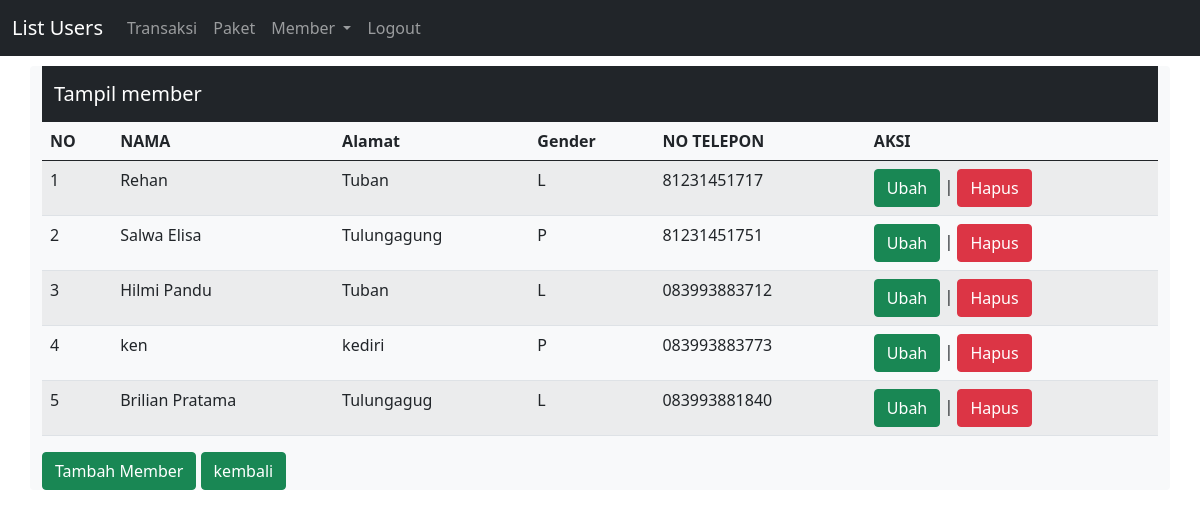
Screenshot of /tampil_member.php (signed in) with the database file from the repository.
### tables this page shows
CREATE TABLE `member` (
  `id_member` int(11) NOT NULL,
  `nama` varchar(100) NOT NULL,
  `alamat` text NOT NULL,
  `gender` enum('L','P') NOT NULL,
  `tlp` varchar(15) NOT NULL
);

### tampil_member.php (the view, shortened to what this page needs)
<html>
    <head>
        <link
    href="https://cdn.jsdelivr.net/npm/bootstrap@5.0.1/dist/css/bootstrap.min.css"
    rel="stylesheet"
>
    </head>
    <body>
        <?php
        include "header.php"
        ?>
    <nav class="navbar navbar-dark bg-dark">
                    <div class="container-fluid">
                    <a class="navbar-brand">Tampil member</a>
            </div>
            </nav>
        <table class="table table-hover table-striped">
            <thead>
                <tr>
                    <th>NO</th><th>NAMA<th>Alamat</th>
                    <th>Gender</th><th>NO TELEPON</th><th>AKSI</th>
                </tr>
            </thead>
            <tbody>
                <?php
                include "config.php";
                $qry_member=mysqli_query($conn,"select * from member");
                $no=0;
                while($data_member=mysqli_fetch_array($qry_member)){
                $no++;?>
                <tr>
                    <td><?=$no?></td>
                    <td><?=$data_member['nama']?></td>
                    <td><?=$data_member['alamat']?></td>
                    <td><?=$data_member['gender']?></td>
                    <td><?=$data_member['tlp']?></td>
                    <td><a href="ubah_member.php?id=<?=$data_member['id_member']?>"
                    class="btn btn-success">Ubah</a> | <a
                    href="hapus_member.php?id=<?=$data_member['id_member']?>"
                    onclick="return confirm('Apakah Anda yakin menghapus data ini?')"
                    class="btn btn-danger">Hapus</a></td>
                </tr>
                <?php
                }
                ?>
            </tbody>
        </table>
        <a href="Tambah_member.php"
                    class="btn btn-success">Tambah Member</a>
                <?php
                if($_SESSION['role']=='kasir'){
                ?>
                <a href="home_kasir.php" class="btn btn-success">kembali</a>
                <?php }
                else{
                ?>
                <a href="home_admin.php" class="btn btn-success">kembali</a>
                <?php
                }
                ?>
    </body>
</html>

### rows the page displays
member: nama "Rehan", alamat "Tuban", gender "L", tlp "81231451717"
member: nama "Salwa Elisa", alamat "Tulungagung", gender "P", tlp "81231451751"
member: nama "Hilmi Pandu", alamat "Tuban", gender "L", tlp "083993883712"
member: nama "ken", alamat "kediri", gender "P", tlp "083993883773"
member: nama "Brilian Pratama", alamat "Tulungagug", gender "L", tlp "083993881840"
